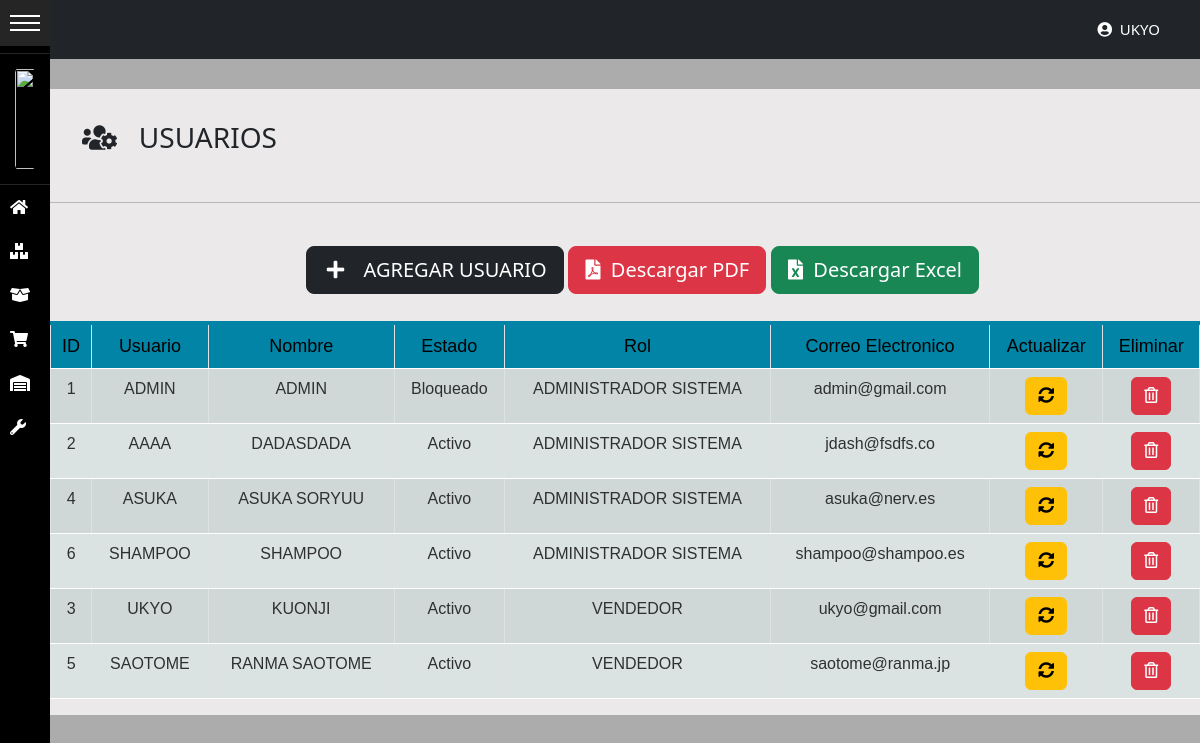
/usuarios/ (signed in), run on the app's committed database.
### tables this page shows
CREATE TABLE IF NOT EXISTS `usuarios` (
  `id_usuario` int(11) NOT NULL AUTO_INCREMENT,
  `usuario` varchar(50) NOT NULL,
  `nombre_usuario` varchar(100) NOT NULL,
  `estado_usuario` enum('Activo','Inactivo','Bloqueado') NOT NULL,
  `contrasena` varchar(100) NOT NULL,
  `id_rol` int(11) DEFAULT NULL,
  `fecha_ultima_conexion` datetime DEFAULT NULL,
  `correo_electronico` varchar(50) NOT NULL,
  `foto_usuario` varchar(400) DEFAULT NULL,
  `creado_por` varchar(30) NOT NULL,
  `fecha_creacion` datetime NOT NULL,
  `modificado_por` varchar(30) DEFAULT NULL,
  `fecha_modificacion` datetime DEFAULT NULL,
  PRIMARY KEY (`id_usuario`),
  KEY `FK_usuarios_roles` (`id_rol`),
  CONSTRAINT `FK_usuarios_roles` FOREIGN KEY (`id_rol`) REFERENCES `roles` (`id_rol`) ON DELETE NO ACTION ON UPDATE NO ACTION
);

CREATE TABLE IF NOT EXISTS `roles` (
  `id_rol` int(11) NOT NULL AUTO_INCREMENT,
  `rol` varchar(50) NOT NULL,
  `descripcion` varchar(100) NOT NULL,
  `creado_por` varchar(50) NOT NULL,
  `fecha_creacion` datetime NOT NULL,
  `modificado_por` varchar(50) DEFAULT NULL,
  `fecha_modificacion` datetime DEFAULT NULL,
  PRIMARY KEY (`id_rol`)
);

### controladores/vistasControlador.php (called while the page is built)
<?php
	require_once "./modelos/vistasModelo.php";
	class vistasControlador extends vistasModelo{
		public function obtener_plantilla_controlador(){
			return require_once "./vistas/plantilla.php";
		}
		public function obtener_vistas_controlador(){
			if(isset($_GET['views'])){
				$ruta=explode("/", $_GET['views']);
				$respuesta=vistasModelo::obtener_vistas_modelo($ruta[0]);
			}else{
				$respuesta="login";
			}
			return $respuesta;
		}
	}

### index.php (called while the page is built, shortened)
<?php
	require_once "./controladores/vistasControlador.php";
	$plantilla = new vistasControlador();
	$plantilla->obtener_plantilla_controlador();

### modelos/vistasModelo.php (called while the page is built, shortened)
<?php
	class vistasModelo{
		protected static function obtener_vistas_modelo($vistas){
			$listaBlanca=["home","proveedores","insumos","compras","nuevacompra","detallecompras","inventario","moviinventario",
			"config","usuarios","parametros","roles","perfil","salir"];
			if(in_array($vistas, $listaBlanca)){
				if(is_file("./vistas/contenidos/".$vistas."-view.php")){
					$contenido="./vistas/contenidos/".$vistas."-view.php";
				}else{
					$contenido="404";
				}
			}elseif($vistas=="login" || $vistas=="index" || $vistas=="prueba" || $vistas=="rec-correo" || $vistas=="rec-preguntas" || $vistas=="cambiocontrasena"
			|| $vistas=="primer-ingreso" || $vistas=="verifica-codigo" || $vistas=="autoregistro" || $vistas=="preguntasusuario" || $vistas=="rsp"|| $vistas=="restaurar"){
				$contenido="login";
			}else{
				$contenido="404";
			}
			return $contenido;
		}
	}

### config/conexion.php (called while the page is built, shortened)
<?php
class ConexionBD{
    protected $manejador = "mysql";
    private static $servidor = "localhost";
    private static $usuario = "root";
    private static $pass = "";
    protected $db_name = "sistema_inventario";
    protected function getConexion(){
        try{
            $parametros=array(PDO::ATTR_PERSISTENT=>true,PDO::MYSQL_ATTR_INIT_COMMAND=>"SET NAMES utf8");
            $this->conexion=new PDO($this->manejador.":host=".self::$servidor.";dbname=".$this->db_name,self::$usuario,self::$pass,$parametros);
            return $this->conexion;
        }
        catch(PDOException $e){
            echo 'Error en la conexion a la BD :'.$e->getMessage();
        }
    }
}

### modelos/DatosTablas/obtenerDatosUsuarios.php (called while the page is built, shortened)
<?php
if(isset($peticion)){
    require_once("../config/conexion.php");
}else{
    require_once("./config/conexion.php");
}
class obtenerDatosUsuarios extends ConexionBD{
    public function datosUsuarios(){
        $sql="SELECT u.id_usuario, u.usuario, u.nombre_usuario, u.estado_usuario, r.rol, u.fecha_ultima_conexion,
        u.correo_electronico, u.id_rol FROM usuarios u
        inner join roles r on r.id_rol=u.id_rol";
        $resultado=$this->conexion->query($sql) or die ($sql);
        return $resultado;
    }
}

### vistas/contenidos/usuarios-view.php (the view, shortened to what this page needs)
<?php
include("./modelos/DatosTablas/obtenerDatosUsuarios.php");
?>
<div class="container-usuarios">
<h3 style="padding:2rem;"><i class="fas fa-users-cog"></i> &nbsp; USUARIOS </h3>
<hr>
<br>
<div class="botones-proveedores">
	<div class="btn btn-dark btn-lg" data-bs-toggle="modal" data-bs-target="#ModalCrear"><i class="fas fa-plus fa-fw"></i> &nbsp; AGREGAR USUARIO</div>
	<button type="submit" class="btn btn-danger mx-auto btn-lg"><i class="fas fa-file-pdf"></i> &nbsp;Descargar PDF</button>
    <button type="submit" class="btn btn-success mx-auto btn-lg"><i class="fas fa-file-excel"></i> &nbsp;Descargar Excel</button>
</div>
<br>
<div class="table-responsive">
    <table id="datos-usuario" class="table table-bordered table-striped text-center datos-usuario">
        <thead>
            <tr>
                <th>ID</th>
                <th>Usuario</th>
                <th>Nombre</th>
                <th>Estado</th>
                <th>Rol</th>
                <th>Correo Electronico</th>
                <th>Actualizar</th>
                <th>Eliminar</th>
            </tr>
        </thead>
        <tbody>
			<?php
                $datos=new obtenerDatosUsuarios();
                $resultado=$datos->datosUsuarios();
                foreach ($resultado as $fila){
            ?>
            <tr>
                <td><?php echo $fila['id_usuario']; ?></td>
                <td><?php echo $fila['usuario']; ?></td>
                <td><?php echo $fila['nombre_usuario']; ?></td>
                <td><?php echo $fila['estado_usuario']; ?></td>
                <td><?php echo $fila['rol']; ?></td>
                <td><?php echo $fila['correo_electronico']; ?></td>
                <td>
				<button class="btn btn-warning" data-bs-toggle="modal" data-bs-target="#ModalAct<?php echo $fila['id_usuario'];?>">
					<i class="fas fa-sync-alt"></i>
                </button>
			    </td>
				<td>
					<form class="FormularioAjax" action="<?php echo SERVERURL; ?>ajax/usuarioAjax.php" method="POST" data-form="delete" autocomplete="off">
					<button type="submit" class="btn btn-danger">
						<i class="far fa-trash-alt"></i>
					</button>
					</form>
				</td>
                </tr>
            <?php
                    }
            ?>
        </tbody>
    </table>
</div>
</div>

### vistas/plantilla.php (shortened to what this page needs)
<!DOCTYPE html>
<html lang="es">
<head>
	<?php include "./vistas/inc/archivos_css.php"; ?>
</head>
<body>
	<?php
		require_once "./controladores/vistasControlador.php";
		$IV = new vistasControlador();
		$vistas=$IV->obtener_vistas_controlador();
		if($vistas=="login" || $vistas=="404" || $vistas=="olvido-contrasena" || $vistas=="rec-correo" || $vistas=="rec-preguntas" || $vistas=="cambiocontrasena"
		 || $vistas=="primer-ingreso" || $vistas=="verifica-codigo" || $vistas=="autoregistro" || $vistas=="preguntasusuario" || $vistas=="rsp" ){
			require_once "./vistas/contenidos/".$vistas."-view.php";
		}else{
	?>
	<main class="full-box main-container">
		<?php include "./vistas/inc/NavLateral.php"; ?>
		<section class="full-box page-content">
			<?php
				include "./vistas/inc/Navbar.php";
				include  $vistas;
			?>
		</section>
	</main>
	<?php
		}
	?>
</body>
</html>

### vistas/inc/archivos_css.php
<link rel="stylesheet" href="<?php echo SERVERURL; ?>vistas/css/sweetalert2.min.css">
<link rel="stylesheet" href="<?php echo SERVERURL; ?>vistas/css/sweetalert2.css">
<link rel="stylesheet" href="<?php echo SERVERURL; ?>vistas/css/bootstrap-grid.css">
<link rel="stylesheet" href="<?php echo SERVERURL; ?>vistas/css/bootstrap-grid.min.css">
<link rel="stylesheet" href="<?php echo SERVERURL; ?>vistas/css/bootstrap-grid.rtl.css">
<link rel="stylesheet" href="<?php echo SERVERURL; ?>vistas/css/bootstrap-grid.rtl.min.css">
<link rel="stylesheet" href="<?php echo SERVERURL; ?>vistas/css/bootstrap-reboot.css">
<link rel="stylesheet" href="<?php echo SERVERURL; ?>vistas/css/bootstrap-reboot.min.css">
<link rel="stylesheet" href="<?php echo SERVERURL; ?>vistas/css/bootstrap-reboot.rtl.css">
<link rel="stylesheet" href="<?php echo SERVERURL; ?>vistas/css/bootstrap-reboot.rtl.min.css">
<link rel="stylesheet" href="<?php echo SERVERURL; ?>vistas/css/bootstrap-utilities.css">
<link rel="stylesheet" href="<?php echo SERVERURL; ?>vistas/css/bootstrap-utilities.rtl.min.css">
<link rel="stylesheet" href="<?php echo SERVERURL; ?>vistas/css/bootstrap-utilities.min.css">
<link rel="stylesheet" href="<?php echo SERVERURL; ?>vistas/css/bootstrap.css">
<link rel="stylesheet" href="<?php echo SERVERURL; ?>vistas/css/bootstrap.min.css">
<link rel="stylesheet" href="<?php echo SERVERURL; ?>vistas/css/bootstrap.rtl.css">
<link rel="stylesheet" href="<?php echo SERVERURL; ?>vistas/css/bootstrap.rtl.min.css">
<link rel="stylesheet" href="<?php echo SERVERURL; ?>vistas/css/estilos-login.css">
<link rel="stylesheet" href="<?php echo SERVERURL; ?>vistas/css/estilos-vistas.css">
<link rel="stylesheet" href="<?php echo SERVERURL; ?>vistas/css/navlateral.css">
<link rel="stylesheet" href="<?php echo SERVERURL; ?>vistas/fontawesome-free-5.15.4-web/css/all.css">
<link rel="stylesheet" href="<?php echo SERVERURL; ?>vistas/fontawesome-free-5.15.4-web/css/all.min.css">
<link rel="stylesheet" href="<?php echo SERVERURL; ?>vistas/fontawesome-free-5.15.4-web/css/brands.css">
<link rel="stylesheet" href="<?php echo SERVERURL; ?>vistas/fontawesome-free-5.15.4-web/css/brands.min.css">
<link rel="stylesheet" href="<?php echo SERVERURL; ?>vistas/fontawesome-free-5.15.4-web/css/fontawesome.css">
<link rel="stylesheet" href="<?php echo SERVERURL; ?>vistas/fontawesome-free-5.15.4-web/css/fontawesome.min.css">
<link rel="stylesheet" href="<?php echo SERVERURL; ?>vistas/fontawesome-free-5.15.4-web/css/regular.css">
<link rel="stylesheet" href="<?php echo SERVERURL; ?>vistas/fontawesome-free-5.15.4-web/css/regular.min.css">
<link rel="stylesheet" href="<?php echo SERVERURL; ?>vistas/fontawesome-free-5.15.4-web/css/solid.css">
<link rel="stylesheet" href="<?php echo SERVERURL; ?>vistas/fontawesome-free-5.15.4-web/css/solid.min.css">
<link rel="stylesheet" href="<?php echo SERVERURL; ?>vistas/fontawesome-free-5.15.4-web/css/svg-with-js.css">
<link rel="stylesheet" href="<?php echo SERVERURL; ?>vistas/fontawesome-free-5.15.4-web/css/svg-with-js.min.css">
<link rel="stylesheet" href="<?php echo SERVERURL; ?>vistas/fontawesome-free-5.15.4-web/css/v4-shims.css">
<link rel="stylesheet" href="https://cdn.datatables.net/v/dt/dt-1.13.1/datatables.min.css">

### vistas/inc/NavLateral.php (shortened to what this page needs)
<div id="sidemenu" class="menu-collapsed">
  <div id="header">
    <div id="menu-btn">
      <div class="btn-hamburger"></div>
      <div class="btn-hamburger"></div>
      <div class="btn-hamburger"></div>
    </div>
  </div>
  <div id="profile">
    <div id="photo"><img src="<?php echo $_SESSION['foto_login']; ?>" width="100" height="100" alt=""></div>
  </div>
  <div id="menu-items">
    <div class="item">
      <a href="<?php echo SERVERURL?>home/">
        <div class="icon"><i class="fas fa-home"></i></div>
      </a>
      <a href="<?php echo SERVERURL?>proveedores/">
        <div class="icon"><i class="fas fa-boxes"></i></div>
      </a>
      <a href="<?php echo SERVERURL?>insumos/">
        <div class="icon"><i class="fas fa-box-open"></i></div>
      </a>
      <a href="<?php echo SERVERURL?>compras/">
        <div class="icon"><i class="fas fa-shopping-cart"></i></div>
      </a>
      <a href="<?php echo SERVERURL?>inventario/">
        <div class="icon"><i class="fas fa-warehouse"></i></div>
      </a>
      <a href="<?php echo SERVERURL?>config/">
        <div class="icon"><i class="fas fa-wrench"></i></div>
      </a>
    </div>
  </div>
</div>

### vistas/inc/Navbar.php (shortened to what this page needs)
<nav class="navbar navbar-expand-lg navbar-dark bg-dark" style="justify-content:right;">
  <div class="dropdown">
    <button class="boton-dropdown float-right"><i class="fas fa-user-circle"></i> &nbsp;<?php echo $_SESSION['usuario_login']?></button>
  </div>
</nav>

### vistas/css/estilos-login.css (style rules this page uses)
body { background-image: url('https://www.google.com/url?sa=i&url=https%3A%2F%2Fwww.wallpaperbetter.com%2Fes%2Fhd-wallpaper-abmce&psig=AOvVaw3Fui4GwbWTbyM78mKEoObn&ust=1672596080191000&source=images&cd=vfe&ved=0CBAQjRxqFwoTCOjL5oy4pPwCFQAAAAAdAAAAABAD'); background-color: #cccccc; }

### vistas/css/estilos-vistas.css (style rules this page uses)
.botones-proveedores { padding-left: 16rem; }
.boton-dropdown { color:rgb(255, 255, 255); background-color: transparent; border:none; padding: 10px; margin-left: 20px; margin-right: 30px; }
.dropdown .boton-dropdown { justify-content: center; }
.dropdown { display: inline-block; position: relative; font-size:15px; z-index: 2; }
#datos-usuario { font-family: "Lucida Sans Unicode", "Lucida Grande", Sans-Serif; font-size: 16px; text-align: left; border-collapse: collapse; }
#datos-usuario th { font-size: 18px; font-weight: normal; padding: 8px; background: #0184a5; border-top: 4px solid #0184a5; border-bottom: 1px solid #fff; color: rgb(0, 0, 0); }
#datos-usuario td { padding: 8px; background: #dae2e2; border-bottom: 1px solid #fff; color: rgb(47, 48, 48); border-top: 1px solid transparent; }
.container-usuarios { margin-top: 30px; background-color: rgb(235, 233, 233); }

### vistas/css/navlateral.css (style rules this page uses)
:root { --width:280px; --pading:10px; --bgcoolor:rgb(0, 0, 0); --hovercolor:rgb(37, 37, 37); --width-collapsed:50px; }
body { background-color: #acacac; font-size:18px; padding:0; margin: 0; margin-left:var(--width-collapsed); }
#sidemenu { background-color: var(--bgcoolor); z-index: 1; color:white; position:fixed; height: 100%; left:0; top:0; }
#sidemenu a { color:white; text-decoration:none; }
#sidemenu #header { box-sizing:border-box; border-bottom: solid 1px var(--hovercolor); }
#sidemenu #header #menu-btn { display: inline-block; }
#sidemenu #header #menu-btn { cursor:pointer; padding:10px; width: var(--width-collapsed); box-sizing: border-box; }
#sidemenu #header #menu-btn .btn-hamburger { background-color: #fff; width: 100%; height: 2px; margin: 5px 0; }
#sidemenu #profile { border-bottom: solid 1px var(--hovercolor); padding: var(--pading); text-align:center; }
#sidemenu #profile #photo { box-sizing: border-box; padding: var(--pading); margin: 0 auto; }
#sidemenu #profile #photo { border-radius: 40%; width: 100%; }
#sidemenu #profile #photo, #sidemenu #profile #name { font-size: 16px; padding: 5px; overflow: hidden; }
#sidemenu #menu-items { overflow:hidden; }
#sidemenu #menu-items .item { width: var(--width); }
#sidemenu #menu-items .item .icon { display: inline-block; }
#sidemenu #menu-items .item .icon, #sidemenu #menu-items .item .title { font-size: 16px; vertical-align: middle; overflow: hidden; display: inline-block; }
#sidemenu #menu-items .item a { display: block; }
#sidemenu #menu-items .item .icon { box-sizing: border-box; padding: var(--pading); width: var(--width-collapsed); }
.menu-collapsed { width: var(--width-collapsed); }
.menu-collapsed .item { width: 100px; }

### data on the page
usuarios: id_usuario "1", usuario "ADMIN", nombre_usuario "ADMIN", estado_usuario "Bloqueado", id_rol.rol "ADMINISTRADOR SISTEMA", correo_electronico "admin@gmail.com"
usuarios: id_usuario "2", usuario "AAAA", nombre_usuario "DADASDADA", estado_usuario "Activo", id_rol.rol "ADMINISTRADOR SISTEMA", correo_electronico "jdash@fsdfs.co"
usuarios: id_usuario "4", usuario "ASUKA", nombre_usuario "ASUKA SORYUU", estado_usuario "Activo", id_rol.rol "ADMINISTRADOR SISTEMA", correo_electronico "asuka@nerv.es"
usuarios: id_usuario "6", usuario "SHAMPOO", nombre_usuario "SHAMPOO", estado_usuario "Activo", id_rol.rol "ADMINISTRADOR SISTEMA", correo_electronico "shampoo@shampoo.es"
usuarios: id_usuario "3", usuario "UKYO", nombre_usuario "KUONJI", estado_usuario "Activo", id_rol.rol "VENDEDOR", correo_electronico "ukyo@gmail.com"
usuarios: id_usuario "5", usuario "SAOTOME", nombre_usuario "RANMA SAOTOME", estado_usuario "Activo", id_rol.rol "VENDEDOR", correo_electronico "saotome@ranma.jp"

### other printed values
$_SESSION['usuario_login'] "UKYO"
